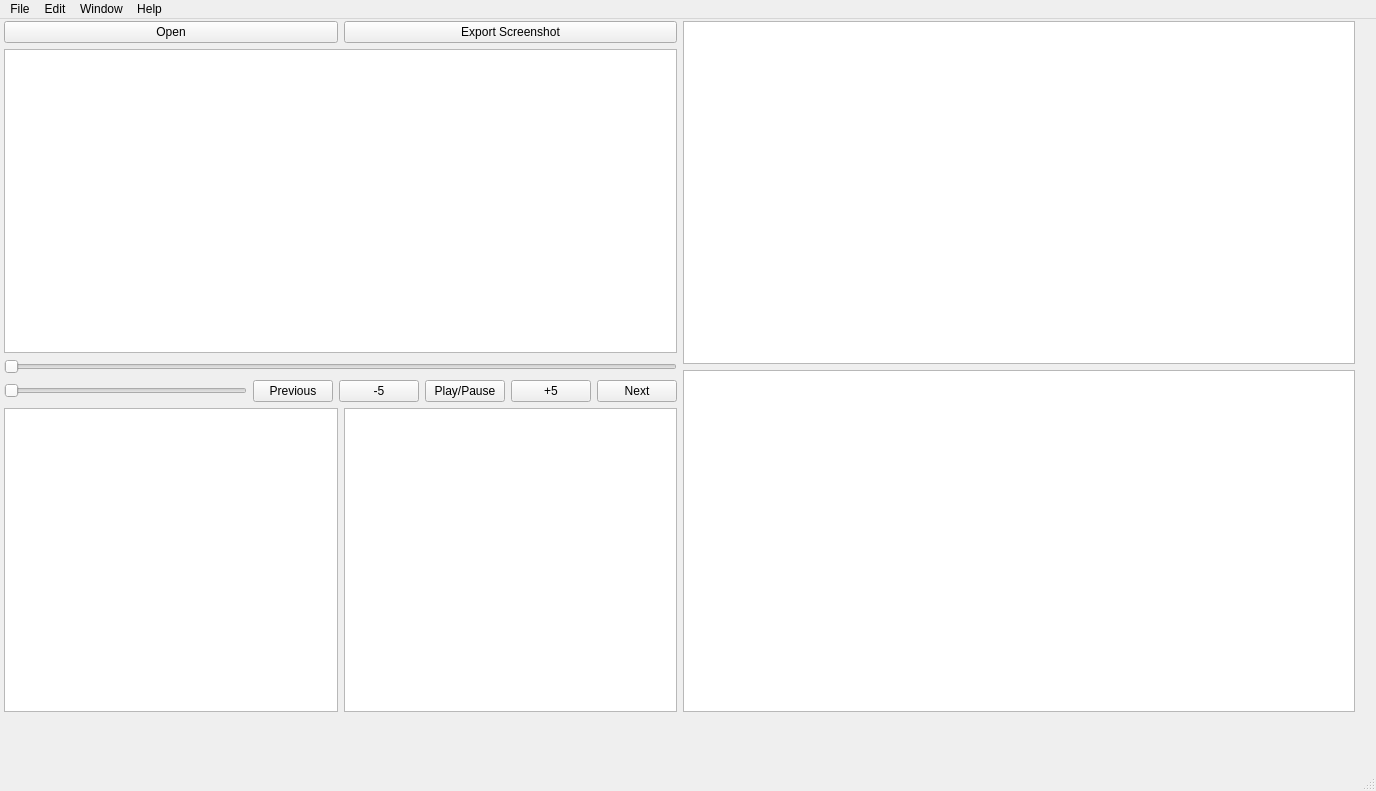
<?xml version="1.0" encoding="UTF-8"?>
<ui version="4.0">
 <class>MainWindow</class>
 <widget class="QMainWindow" name="MainWindow">
  <property name="geometry">
   <rect>
    <x>0</x>
    <y>0</y>
    <width>1376</width>
    <height>791</height>
   </rect>
  </property>
  <property name="windowTitle">
   <string>MainWindow</string>
  </property>
  <widget class="QWidget" name="centralwidget">
   <widget class="QWidget" name="horizontalLayoutWidget_3">
    <property name="geometry">
     <rect>
      <x>4</x>
      <y>2</y>
      <width>1351</width>
      <height>691</height>
     </rect>
    </property>
    <layout class="QHBoxLayout" name="main">
     <item>
      <layout class="QVBoxLayout" name="left_side">
       <item>
        <layout class="QHBoxLayout" name="top_bar_controls">
         <item>
          <widget class="QPushButton" name="open_button">
           <property name="text">
            <string>Open</string>
           </property>
          </widget>
         </item>
         <item>
          <widget class="QPushButton" name="screenshot_button">
           <property name="text">
            <string>Export Screenshot</string>
           </property>
          </widget>
         </item>
        </layout>
       </item>
       <item>
        <widget class="QGraphicsView" name="video_player"/>
       </item>
       <item>
        <widget class="QSlider" name="video_progress_bar">
         <property name="orientation">
          <enum>Qt::Horizontal</enum>
         </property>
        </widget>
       </item>
       <item>
        <layout class="QHBoxLayout" name="player_controls">
         <item>
          <widget class="QSlider" name="horizontalSlider">
           <property name="orientation">
            <enum>Qt::Horizontal</enum>
           </property>
          </widget>
         </item>
         <item>
          <widget class="QPushButton" name="prev">
           <property name="text">
            <string>Previous</string>
           </property>
          </widget>
         </item>
         <item>
          <widget class="QPushButton" name="skip_b5">
           <property name="text">
            <string>-5</string>
           </property>
          </widget>
         </item>
         <item>
          <widget class="QPushButton" name="play_pause">
           <property name="text">
            <string>Play/Pause</string>
           </property>
          </widget>
         </item>
         <item>
          <widget class="QPushButton" name="skip_f5">
           <property name="text">
            <string>+5</string>
           </property>
          </widget>
         </item>
         <item>
          <widget class="QPushButton" name="next">
           <property name="text">
            <string>Next</string>
           </property>
          </widget>
         </item>
        </layout>
       </item>
       <item>
        <layout class="QHBoxLayout" name="bottom_bar">
         <item>
          <widget class="QGraphicsView" name="graphs"/>
         </item>
         <item>
          <widget class="QGraphicsView" name="dashboard"/>
         </item>
        </layout>
       </item>
      </layout>
     </item>
     <item>
      <layout class="QVBoxLayout" name="right_side">
       <item>
        <widget class="QTextEdit" name="log"/>
       </item>
       <item>
        <widget class="QGraphicsView" name="map"/>
       </item>
      </layout>
     </item>
    </layout>
   </widget>
  </widget>
  <widget class="QMenuBar" name="menubar">
   <property name="geometry">
    <rect>
     <x>0</x>
     <y>0</y>
     <width>1376</width>
     <height>26</height>
    </rect>
   </property>
   <widget class="QMenu" name="menuFile">
    <property name="title">
     <string>File</string>
    </property>
    <addaction name="actionOpen"/>
    <addaction name="separator"/>
    <addaction name="actionQuit"/>
   </widget>
   <widget class="QMenu" name="menuEdit">
    <property name="title">
     <string>Edit</string>
    </property>
    <addaction name="actionPreferences"/>
   </widget>
   <widget class="QMenu" name="menuWindow">
    <property name="title">
     <string>Window</string>
    </property>
   </widget>
   <widget class="QMenu" name="menuHelp">
    <property name="title">
     <string>Help</string>
    </property>
    <addaction name="actionAbout"/>
   </widget>
   <addaction name="menuFile"/>
   <addaction name="menuEdit"/>
   <addaction name="menuWindow"/>
   <addaction name="menuHelp"/>
  </widget>
  <widget class="QStatusBar" name="statusbar"/>
  <action name="actionOpen">
   <property name="text">
    <string>Open</string>
   </property>
  </action>
  <action name="actionQuit">
   <property name="text">
    <string>Quit</string>
   </property>
  </action>
  <action name="actionPreferences">
   <property name="text">
    <string>Preferences</string>
   </property>
  </action>
  <action name="actionAbout">
   <property name="text">
    <string>About</string>
   </property>
  </action>
 </widget>
 <resources/>
 <connections/>
</ui>
